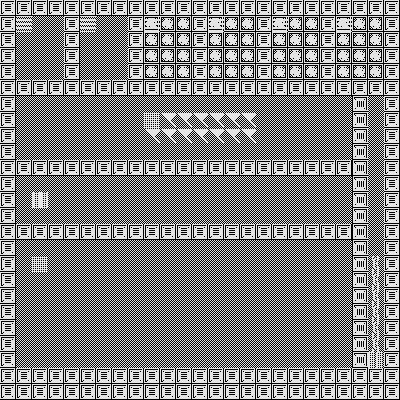

A level layout from a 2D game, rendered from its tile map. Below: a short description, then the map file with its tile-grid data intact:
An orthogonal 25x25 tile map with 16x16 px tiles, 2 tile layers (background, zones), 2 tilesets.

<map version="1.2" tiledversion="1.3.3" orientation="orthogonal" renderorder="right-down" width="25" height="25" tilewidth="16" tileheight="16" infinite="0" nextlayerid="5" nextobjectid="17">
 <tileset firstgid="1" name="tiles" tilewidth="16" tileheight="16" spacing="8" margin="16" tilecount="441" columns="21">
  <image source="tiles.png" width="512" height="512" />
 </tileset>
 <tileset firstgid="442" name="sprites" tilewidth="16" tileheight="16" spacing="8" margin="7" tilecount="882" columns="42">
  <image source="sprites.png" width="1024" height="512" />
 </tileset>
 <layer id="1" name="background" width="25" height="25">
  <data encoding="csv">
51,51,51,51,51,51,51,51,51,51,51,51,51,51,51,51,51,51,51,51,51,51,51,51,51,
51,46,46,46,51,46,46,46,51,53,53,53,51,53,53,53,51,53,53,53,51,53,53,53,51,
51,46,46,46,51,46,46,46,51,53,53,53,51,53,53,53,51,53,53,53,51,53,53,53,51,
51,46,46,46,51,46,46,46,51,53,53,53,51,53,53,53,51,53,53,53,51,53,53,53,51,
51,46,46,46,51,46,46,46,51,53,53,53,51,53,53,53,51,53,53,53,51,53,53,53,51,
51,51,51,51,51,51,51,51,51,51,51,51,51,51,51,51,51,51,51,51,51,51,51,51,51,
51,46,46,46,46,46,46,46,46,46,46,46,46,46,46,46,46,46,46,46,46,46,2684354611,46,51,
51,46,46,46,46,46,46,46,46,46,46,46,46,46,46,46,46,46,46,46,46,46,2684354611,46,51,
51,46,46,46,46,46,46,46,46,46,46,46,46,46,46,46,46,46,46,46,46,46,2684354611,46,51,
51,46,46,46,46,46,46,46,46,46,46,46,46,46,46,46,46,46,46,46,46,46,2684354611,46,51,
51,51,51,51,51,51,51,51,51,51,51,51,51,51,51,51,51,51,51,51,51,51,2684354611,46,51,
51,46,46,46,46,46,46,46,46,46,46,46,46,46,46,46,46,46,46,46,46,46,2684354611,46,51,
51,46,46,46,46,46,46,46,46,46,46,46,46,46,46,46,46,46,46,46,46,46,2684354611,46,51,
51,46,46,46,46,46,46,46,46,46,46,46,46,46,46,46,46,46,46,46,46,46,2684354611,46,51,
51,51,51,51,51,51,51,51,51,51,51,51,51,51,51,51,51,51,51,51,51,51,2684354611,46,51,
51,46,46,46,46,46,46,46,46,46,46,46,46,46,46,46,46,46,46,46,46,46,2684354611,46,51,
51,46,46,46,46,46,46,46,46,46,46,46,46,46,46,46,46,46,46,46,46,46,2684354611,46,51,
51,46,46,46,46,46,46,46,46,46,46,46,46,46,46,46,46,46,46,46,46,46,2684354611,46,51,
51,46,46,46,46,46,46,46,46,46,46,46,46,46,46,46,46,46,46,46,46,46,2684354611,46,51,
51,46,46,46,46,46,46,46,46,46,46,46,46,46,46,46,46,46,46,46,46,46,2684354611,46,51,
51,46,46,46,46,46,46,46,46,46,46,46,46,46,46,46,46,46,46,46,46,46,2684354611,46,51,
51,46,46,46,46,46,46,46,46,46,46,46,46,46,46,46,46,46,46,46,46,46,2684354611,46,51,
51,46,46,46,46,46,46,46,46,46,46,46,46,46,46,46,46,46,46,46,46,46,2684354611,46,51,
51,51,51,51,51,51,51,51,51,51,51,51,51,51,51,51,51,51,51,51,51,51,51,51,51,
51,51,51,51,51,51,51,51,51,51,51,51,51,51,51,51,51,51,51,51,51,51,51,51,51
</data>
 </layer>
 <layer id="2" name="zones" width="25" height="25">
  <data encoding="csv">
0,0,0,0,0,0,0,0,0,0,0,0,0,0,0,0,0,0,0,0,0,0,0,0,0,
0,1,0,0,0,1,0,0,0,1,0,0,0,1,0,0,0,1,0,0,0,1,0,0,0,
0,0,0,0,0,0,0,0,0,0,0,0,0,0,0,0,0,0,0,0,0,0,0,0,0,
0,0,0,0,0,0,0,0,0,0,0,0,0,0,0,0,0,0,0,0,0,0,0,0,0,
0,0,0,0,0,0,0,0,0,0,0,0,0,0,0,0,0,0,0,0,0,0,0,0,0,
0,0,0,0,0,0,0,0,0,0,0,0,0,0,0,0,0,0,0,0,0,0,0,0,0,
0,0,0,0,0,0,0,0,0,0,0,0,0,0,0,0,0,0,0,0,0,0,0,0,0,
0,0,0,0,0,0,0,0,0,2,75,75,75,75,75,75,0,0,0,0,0,0,0,0,0,
0,0,0,0,0,0,0,0,0,75,75,75,75,75,75,75,0,0,0,0,0,0,0,0,0,
0,0,0,0,0,0,0,0,0,0,0,0,0,0,0,0,0,0,0,0,0,0,0,0,0,
0,0,0,0,0,0,0,0,0,0,0,0,0,0,0,0,0,0,0,0,0,0,0,0,0,
0,0,0,0,0,0,0,0,0,0,0,0,0,0,0,0,0,0,0,0,0,0,0,0,0,
0,0,3,0,0,0,0,0,0,0,0,0,0,0,0,0,0,0,0,0,0,0,0,0,0,
0,0,0,0,0,0,0,0,0,0,0,0,0,0,0,0,0,0,0,0,0,0,0,0,0,
0,0,0,0,0,0,0,0,0,0,0,0,0,0,0,0,0,0,0,0,0,0,0,0,0,
0,0,0,0,0,0,0,0,0,0,0,0,0,0,0,0,0,0,0,0,0,0,0,0,0,
0,0,4,0,0,0,0,0,0,0,0,0,0,0,0,0,0,0,0,0,0,0,0,382,0,
0,0,0,0,0,0,0,0,0,0,0,0,0,0,0,0,0,0,0,0,0,0,0,382,0,
0,0,0,0,0,0,0,0,0,0,0,0,0,0,0,0,0,0,0,0,0,0,0,382,0,
0,0,0,0,0,0,0,0,0,0,0,0,0,0,0,0,0,0,0,0,0,0,0,382,0,
0,0,0,0,0,0,0,0,0,0,0,0,0,0,0,0,0,0,0,0,0,0,0,382,0,
0,0,0,0,0,0,0,0,0,0,0,0,0,0,0,0,0,0,0,0,0,0,0,382,0,
0,0,0,0,0,0,0,0,0,0,0,0,0,0,0,0,0,0,0,0,0,0,0,5,0,
0,0,0,0,0,0,0,0,0,0,0,0,0,0,0,0,0,0,0,0,0,0,0,0,0,
0,0,0,0,0,0,0,0,0,0,0,0,0,0,0,0,0,0,0,0,0,0,0,0,0
</data>
 </layer>
</map>
